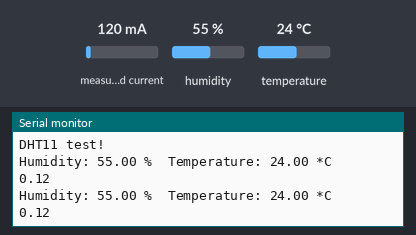
The sketch below on a simulated Arduino Uno, built with avr-gcc and run on an emulated ATmega328P. Shown: the last lines printed to the serial monitor. Wiring (inferred from the names in the program): DHT11 sensor: data A0. Inputs (shaded band) come from the test bench; at power-on: measured current 120 mA, humidity 55 %, temperature 24 °C.

Above: at 3.1 s.
3.2 s: measured current set to 40 mA
At 4.7 s:
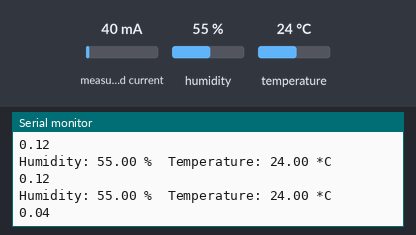
5.6 s: humidity set to 22 %
At 6.5 s:
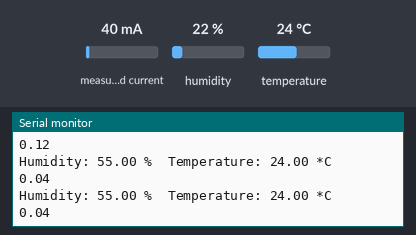
8.0 s: temperature set to 12 °C
At 9.7 s:
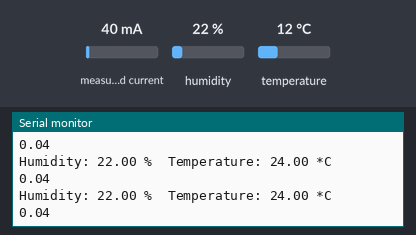
10.4 s: measured current set to 500 mA
At 12.2 s:
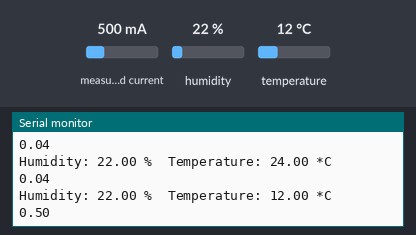
12.8 s: humidity set to 40 %
At 15.6 s:
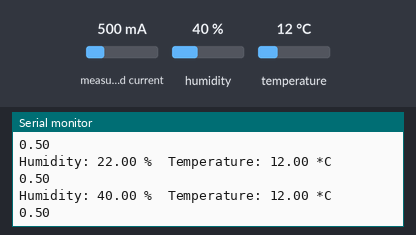
Timing chart, 0 to 16.2 s (numbered marks = the images above; inputs shaded):
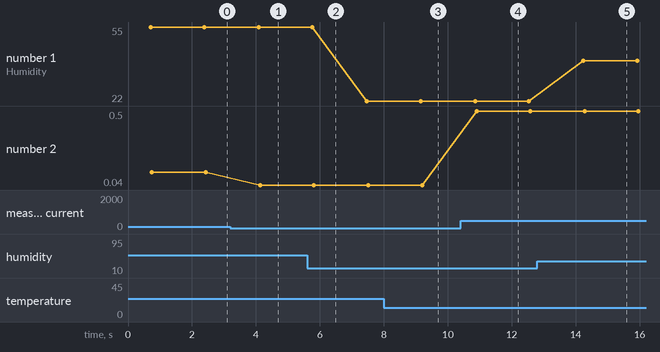

The sketch:

humiTemp.ino
```cpp
#include "DHT.h"
#include "EmonLib.h"
#define DHTPIN A0
#define DHTTYPE DHT11   // DHT 11
// Connect pin 1 (on the left) of the sensor to +5V
// Connect pin 2 of the sensor to whatever your DHTPIN is
// Connect pin 4 (on the right) of the sensor to GROUND
// Connect a 10K resistor from pin 2 (data) to pin 1 (power) of the sensor

DHT dht(DHTPIN, DHTTYPE);
EnergyMonitor emon1;
void setup()
{
    Serial.begin(9600);
    Serial.println("DHT11 test!");
    emon1.current(1, 26);
    dht.begin();// Current: input pin, calibration.
}

void loop()
{
    float h = dht.readHumidity();
    float t = dht.readTemperature();
    double Irms = emon1.calcIrms(1480);  // Calculate Irms only
    // check if returns are valid, if they are NaN (not a number) then something went wrong!
    if (isnan(t) || isnan(h))
    {
        Serial.println("Failed to read from DHT");
    }
    else
    {
        Serial.print("Humidity: ");
        Serial.print(h);
        Serial.print(" %\t");
        Serial.print("Temperature: ");
        Serial.print(t);
        Serial.println(" *C");
    }
    Serial.println(Irms);           // Irms
    delay(1000);
}
```

Measured:
- after the input at 3.2 s, the serial monitor: prints a new line after 0.93 s (image 1)
- after the input at 10.4 s, the serial monitor: prints a new line after 0.50 s (image 4)
- after the input at 12.8 s, the serial monitor: prints a new line after 1.4 s (image 5)
- plotted number 1: 55 → 22 after the input at 5.6 s, 22 → 40 after the input at 12.8 s
- plotted number 2: 0.12 → 0.04 after the input at 3.2 s, 0.04 → 0.5 after the input at 10.4 s
